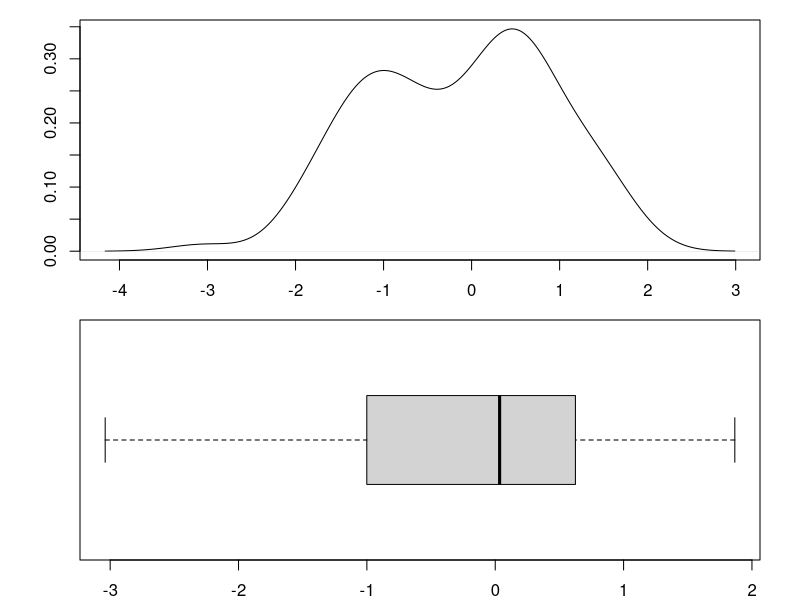

R code for this plot:
## ---- chunk 1
data=rnorm(100)
par(mfrow=c(2,1))
par(mar=c(2,4,1,2))
plot(density(data), main = "", ylab ="", xlab ="")
boxplot(data, horizontal = T)
par(mfrow=c(1,1))
mean_data = mean(data)
